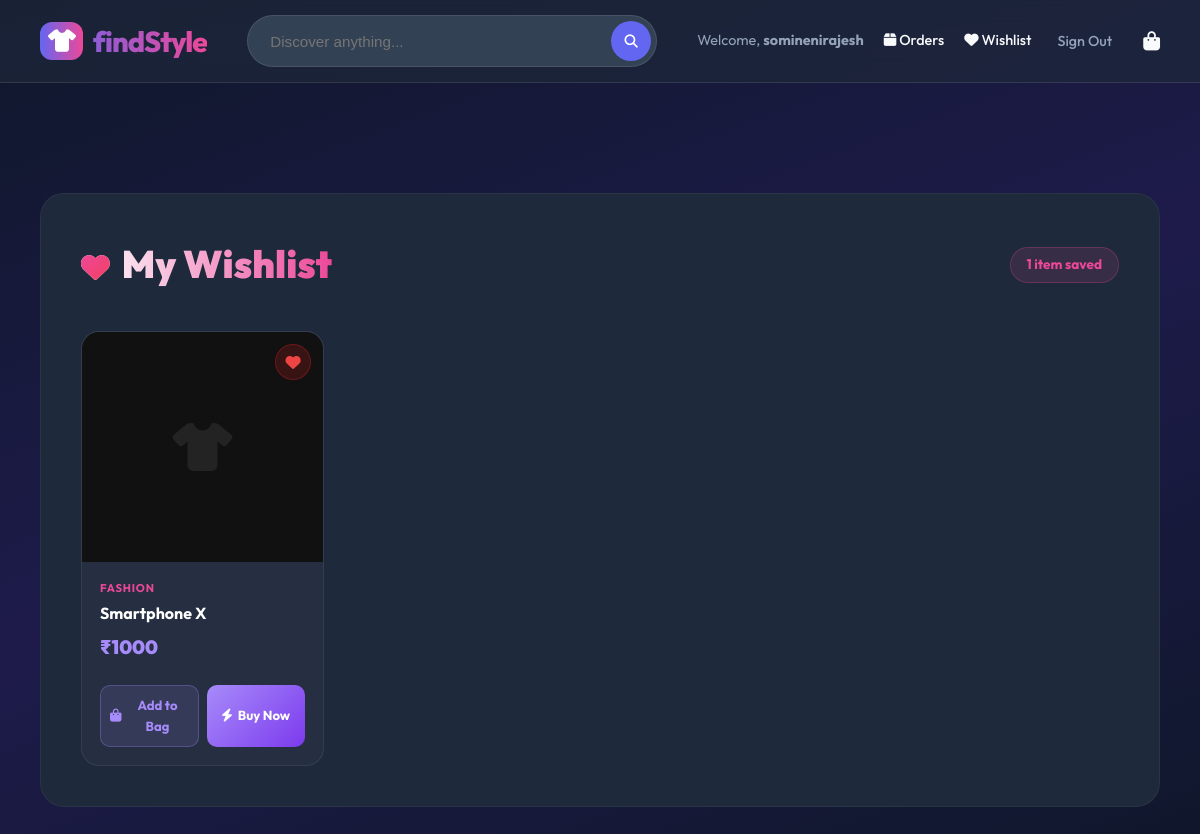
/wishlist/ (signed in), run on the app's committed database.
### app/models.py (models this page shows, shortened)
class Wishlist(models.Model):
    user = models.OneToOneField(User, on_delete=models.CASCADE)
    products = models.ManyToManyField(Product, related_name='wishlisted_by')

class Product(models.Model):
    GENDER_CHOICES = (
        ('All',   'All'),
        ('Men',   'Men'),
        ('Women', 'Women'),
        ('Kids',  'Kids'),
        ('Baby',  'Baby'),
    )
    name = models.CharField(max_length=200)
    description = models.TextField()
    price = models.DecimalField(max_digits=10, decimal_places=2)
    image = models.ImageField(upload_to='products/', blank=True, null=True)
    category = models.ForeignKey(Category, on_delete=models.SET_NULL, null=True, blank=True, related_name='products')
    gender = models.CharField(max_length=10, choices=GENDER_CHOICES, default='All')
    stock_count = models.PositiveIntegerField(default=10)
    total_sales = models.PositiveIntegerField(default=0)
    size = models.CharField(max_length=100, blank=True, null=True)
    created_at = models.DateTimeField(auto_now_add=True, null=True)
    updated_at = models.DateTimeField(auto_now=True, null=True)
    seller = models.ForeignKey(User, on_delete=models.SET_NULL, null=True, blank=True, related_name='products')

### app/views.py (the view)
# urls.py: path('wishlist/', views.wishlist_view, name='wishlist'),
@login_required
def wishlist_view(request):
    if request.user.is_superuser:
        return redirect('product_list')
    profile = getattr(request.user, 'profile', None)
    if profile and profile.role == 'seller':
        return redirect('seller_dashboard')
    wishlist, created = Wishlist.objects.get_or_create(user=request.user)
    return render(request, 'app/wishlist.html', {'wishlist': wishlist})

### app/context_processors.py (called while the page is built)
def cart_processor(request):
    if request.user.is_authenticated:
        try:
            cart = Cart.objects.get(user=request.user)
            return {'cart': cart}
        except Cart.DoesNotExist:
            return {'cart': None}
    return {'cart': None}

### app/templates/app/wishlist.html (shortened to what this page needs)
{% extends 'app/base.html' %}
{% block content %}
<div class="glass-panel">
<div class="wl-head">
<h1 class="wl-title"><i class="fa-solid fa-heart" style="margin-right:12px;font-size:1.8rem;background:linear-gradient(135deg,#ec4899,#f43f5e);-webkit-background-clip:text;background-clip:text;-webkit-text-fill-color:transparent;"></i>My Wishlist</h1>
{% if wishlist.products.exists %}
<span class="wl-count">{{ wishlist.products.count }} item{% if wishlist.products.count != 1 %}s{% endif %} saved</span>
{% endif %}
</div>
{% if wishlist.products.exists %}
<div class="wl-grid">
{% for product in wishlist.products.all %}
<div class="wl-card">
<a href="{% url 'product_detail' product.id %}" style="text-decoration:none;">
<div class="wl-img">
{% if product.image %}
<img src="{{ product.image.url }}" alt="{{ product.name }}">
{% else %}
<i class="fa-solid fa-shirt" style="font-size:3rem;color:rgba(255,255,255,0.08);"></i>
{% endif %}
</div>
</a>
<div class="wl-remove">
<form action="{% url 'toggle_wishlist' product.id %}" method="POST">
<button type="submit" title="Remove from wishlist"><i class="fa-solid fa-heart"></i></button>
</form>
</div>
<div class="wl-body">
<div class="wl-cat">{{ product.category.name|default:"Fashion" }}</div>
<div class="wl-name">{{ product.name }}</div>
<div class="wl-price">&#8377;{{ product.price|floatformat:0 }}</div>
</div>
<div class="wl-actions">
<a href="{% url 'add_to_cart' product.id %}" class="wl-btn-cart ajax-add-to-cart" data-product-id="{{ product.id }}"><i class="fa-solid fa-bag-shopping"></i> Add to Bag</a>
<a href="{% url 'buy_now' product.id %}" class="wl-btn-buy"><i class="fa-solid fa-bolt"></i> Buy Now</a>
</div>
</div>
{% endfor %}
</div>
{% endif %}
</div>
{% endblock %}

### app/templates/app/base.html (shortened to what this page needs)
{% load static %}
<!DOCTYPE html>
<html lang="en">
<head>
    <link rel="stylesheet" href="https://cdnjs.cloudflare.com/ajax/libs/font-awesome/6.4.0/css/all.min.css">
    <link rel="stylesheet" href="{% static 'app/css/main.css' %}">
</head>
<body>
    <nav class="navbar">
        <a href="{% url 'home' %}" class="nav-logo">
            <i class="fa-solid fa-shirt"></i> findStyle
        </a>
        <div class="search-container">
            <form action="{% url 'product_list' %}" method="get" class="search-form">
                <input type="text" name="q" class="search-input" placeholder="Discover anything..."
                    value="{{ request.GET.q|default:'' }}">
                <button type="submit" class="search-btn"><i class="fa-solid fa-magnifying-glass"></i></button>
            </form>
        </div>
        <div class="nav-actions">
            {% if user.is_authenticated %}
            <div style="display:flex;align-items:center;gap:20px;">
                <span style="color:var(--text-muted);font-size:0.9rem;">Welcome,
                    <strong>{{ user.username }}</strong></span>
                {% if user.profile.role == 'seller' %}
                <a href="{% url 'seller_dashboard' %}" class="nav-item" title="Seller Dashboard"><i class="fa-solid fa-store"></i>
                    Seller</a>
                {% else %}
                <a href="{% url 'orders' %}" class="nav-item" title="Your Orders"><i class="fa-solid fa-box"></i>
                    Orders</a>
                <a href="{% url 'wishlist' %}" class="nav-item" title="Your Wishlist"><i class="fa-solid fa-heart"></i>
                    Wishlist</a>
                {% endif %}
                <form action="{% url 'logout' %}" method="post" style="display:inline;">
                    <button type="submit" class="nav-item"
                        style="background:none;border:none;cursor:pointer;color:var(--text-muted);font-family:inherit;">Sign
                        Out</button>
                </form>
            </div>
            {% else %}
            <a href="{% url 'login' %}" class="nav-item">Sign In</a>
            <a href="{% url 'register' %}" class="btn btn-primary" style="width:auto;margin-bottom:0;">Join Now</a>
            {% endif %}
            {% if not user.is_authenticated %}
            <a href="{% url 'cart_detail' %}" class="nav-item cart-icon">
                <i class="fa-solid fa-bag-shopping"></i>
                {% if cart %}
                    {% with cart_count=cart.cartitem_set.count %}
                        {% if cart_count %}
                            <span id="cart-count-badge" class="cart-count">{{ cart_count }}</span>
                        {% endif %}
                    {% endwith %}
                {% endif %}
            </a>
            {% else %}
                {% if user.profile.role != 'seller' %}
                <a href="{% url 'cart_detail' %}" class="nav-item cart-icon">
                    <i class="fa-solid fa-bag-shopping"></i>
                </a>
                {% endif %}
            {% endif %}
        </div>
    </nav>
    <div class="main-container">
        {% block content %}{% endblock %}
    </div>
</body>
</html>

### app/static/app/css/main.css (style rules this page uses)
:root { --primary: #6366f1; --primary-rgb: 99, 102, 241; --primary-hover: #4f46e5; --secondary: #ec4899; --secondary-rgb: 236, 72, 153; --accent: #8b5cf6; --bg-main: #0f172a; --bg-card: #1e293b; --bg-surface: #334155; --text-main: #f8fafc; --text-muted: #94a3b8; --white: #ffffff; --success: #10b981; --success-rgb: 16, 185, 129; --error: #ef4444; --error-rgb: 239, 68, 68; --warning: #f59e0b; --warning-rgb: 245, 158, 11; --info: #3b82f6; --info-rgb: 59, 130, 246; --glass: rgba(30, 41, 59, 0.7); }
body { font-family: 'Outfit', 'Inter', system-ui, sans-serif; background-color: var(--bg-main); background-image: linear-gradient(160deg, #0f172a 0%, #1e1b4b 50%, #0f172a 100%); background-size: cover; background-attachment: fixed; background-repeat: no-repeat; color: var(--text-main); margin: 0; padding: 0; line-height: 1.6; overflow-x: hidden; }
.navbar { background: var(--glass); backdrop-filter: blur(12px); -webkit-backdrop-filter: blur(12px); border-bottom: 1px solid rgba(255, 255, 255, 0.1); color: var(--white); padding: 15px 40px; display: flex; align-items: center; justify-content: space-between; position: sticky; top: 0; z-index: 1000; }
.nav-logo { font-size: 1.8rem; font-weight: 800; color: var(--white); text-decoration: none; display: flex; align-items: center; background: linear-gradient(90deg, var(--primary), var(--secondary)); -webkit-background-clip: text; background-clip: text; -webkit-text-fill-color: transparent; letter-spacing: -1px; }
.nav-logo i { margin-right: 10px; background: linear-gradient(90deg, var(--primary), var(--secondary)); -webkit-background-clip: initial; background-clip: initial; -webkit-text-fill-color: var(--white); padding: 8px; border-radius: 12px; font-size: 1.4rem; }
.search-container { flex-grow: 1; max-width: 600px; margin: 0 40px; }
.search-form { display: flex; background: var(--bg-surface); border-radius: 30px; padding: 5px 5px 5px 20px; border: 1px solid rgba(255, 255, 255, 0.1); transition: all 0.3s; }
.search-input { flex-grow: 1; background: transparent; border: none; color: var(--white); outline: none; font-size: 0.95rem; }
.search-btn { background: var(--primary); color: white; border: none; width: 40px; height: 40px; border-radius: 50%; cursor: pointer; transition: transform 0.2s; }
.nav-actions { display: flex; align-items: center; gap: 25px; }
.nav-item { color: var(--text-main); text-decoration: none; font-size: 0.9rem; font-weight: 500; transition: color 0.3s; }
.cart-icon { position: relative; font-size: 1.2rem; }
.main-container { max-width: 1400px; margin: 0 auto; padding: 40px 20px; animation: fadeIn 0.6s ease-out; }
.main-container { max-width: 1400px; margin: 110px auto 60px; padding: 0 40px; }
.glass-panel { background: var(--bg-card); border-radius: 24px; padding: 40px; border: 1px solid rgba(255, 255, 255, 0.05); }

### data on the page
Wishlist: products.count "1"
Product: category.name "FASHION", name "Smartphone X", price "1000"

### other printed values
{{ user.username }} "sominenirajesh"
